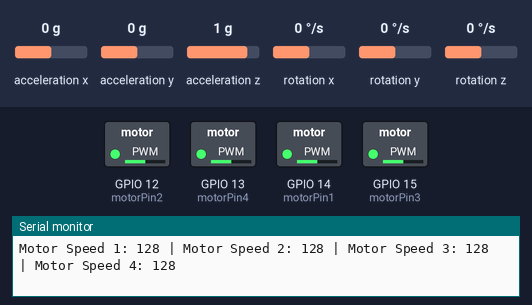
Bench run of a sketch on a simulated ESP32. Shown: switched loads named in the sketch (green lamp = pin HIGH), the last lines printed to the serial monitor. Inputs (shaded band) come from the test bench; at power-on: acceleration x 0 g, acceleration y 0 g, acceleration z 1 g, rotation x 0 °/s, rotation y 0 °/s, rotation z 0 °/s.

Above: at 1.2 s.
1.3 s: acceleration x set to 0.8 g
At 1.8 s:
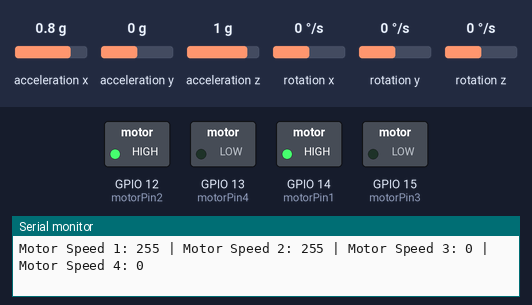
2.8 s: acceleration y set to -1.4 g
At 3.9 s:
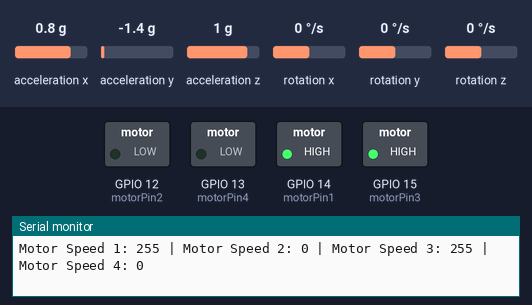
4.3 s: acceleration x set to -1.4 g
At 5.4 s:
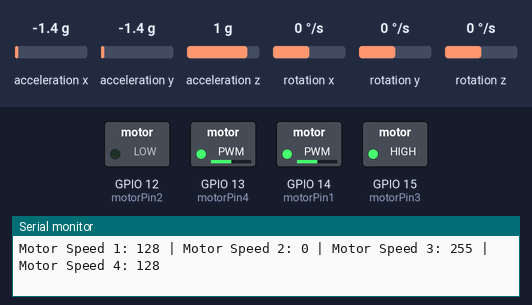
5.8 s: acceleration y set to 0.8 g
At 6.7 s:
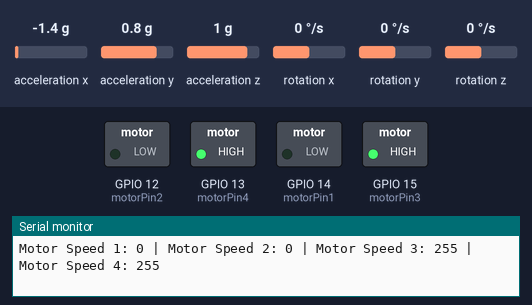
7.3 s: acceleration x set to -0.8 g
At 7.6 s:
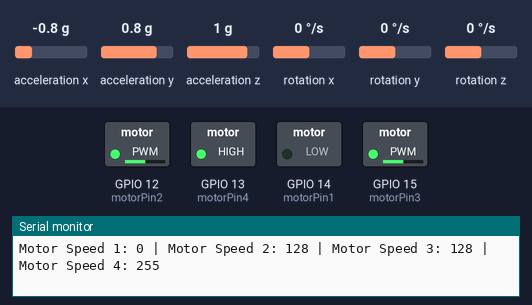
8.8 s: acceleration y set to 1.4 g
At 9.9 s:
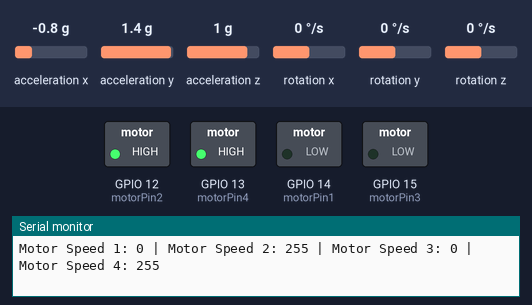
Timing chart, 0 to 11.3 s (numbered marks = the images above; inputs shaded):
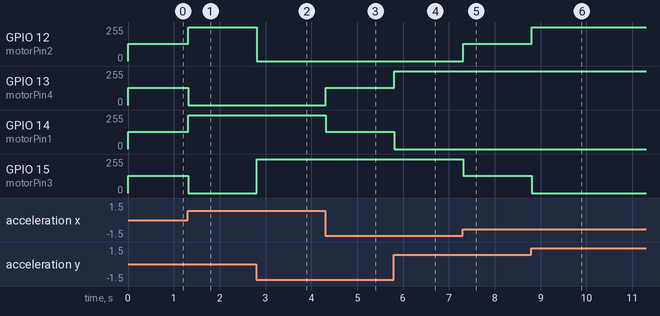

The sketch:

newest.ino
```cpp
#include <Wire.h>
#include <MPU6050.h>

// Định nghĩa chân PWM cho động cơ
int motorPin1 = 14; // Chân PWM cho động cơ 1
int motorPin2 = 12; // Chân PWM cho động cơ 2
int motorPin3 = 15; // Chân PWM cho động cơ 3
int motorPin4 = 13; // Chân PWM cho động cơ 4

// Khởi tạo đối tượng MPU6050
MPU6050 mpu;

// Các tham số PID cho pitch và roll
float Kp_pitch = 15.0;  // Hệ số P cho pitch
float Ki_pitch = 0.0;   // Hệ số I cho pitch
float Kd_pitch = 5.0;   // Hệ số D cho pitch
float Kp_roll = 15.0;   // Hệ số P cho roll
float Ki_roll = 0.0;    // Hệ số I cho roll
float Kd_roll = 5.0;    // Hệ số D cho roll

float previousErrorPitch = 0;
float integralPitch = 0;
float previousErrorRoll = 0;
float integralRoll = 0;

// Các biến cho cảm biến MPU6050
int16_t ax, ay, az;  // Gia tốc (thay kiểu dữ liệu thành int16_t)
int16_t gx, gy, gz;  // Tốc độ quay (thay kiểu dữ liệu thành int16_t)
float pitch, roll;   // Góc nghiêng (vẫn giữ kiểu dữ liệu float)

int motorSpeed1, motorSpeed2, motorSpeed3, motorSpeed4;

void setup() {
  Serial.begin(115200);

  // Khởi tạo I2C và MPU6050
  Wire.begin();
  mpu.initialize();

  // Kiểm tra kết nối MPU6050
  if (!mpu.testConnection()) {
    Serial.println("MPU6050 connection failed");
    while (1);  // Dừng chương trình nếu không kết nối được MPU6050
  }

  // Cấu hình các kênh PWM với tần số 1000Hz và độ phân giải 8 bit
  ledcSetup(0, 1000, 8);  // Kênh 0, tần số 1000Hz, độ phân giải 8 bit
  ledcSetup(1, 1000, 8);  // Kênh 1, tần số 1000Hz, độ phân giải 8 bit
  ledcSetup(2, 1000, 8);  // Kênh 2, tần số 1000Hz, độ phân giải 8 bit
  ledcSetup(3, 1000, 8);  // Kênh 3, tần số 1000Hz, độ phân giải 8 bit

  // Gắn các chân PWM vào các kênh PWM
  ledcAttachPin(motorPin1, 0);
  ledcAttachPin(motorPin2, 1);
  ledcAttachPin(motorPin3, 2);
  ledcAttachPin(motorPin4, 3);
}

void loop() {
  // Đọc dữ liệu từ MPU6050
  mpu.getAcceleration(&ax, &ay, &az);  // Đọc gia tốc
  mpu.getRotation(&gx, &gy, &gz);      // Đọc tốc độ quay

  // Tính toán góc Pitch và Roll từ gia tốc
  pitch = atan2(ay, sqrt(ax * ax + az * az)) * 180.0 / PI;
  roll = atan2(-ax, sqrt(ay * ay + az * az)) * 180.0 / PI;

  // // In giá trị góc để theo dõi
  // Serial.print("Pitch: ");
  // Serial.print(pitch);
  // Serial.print("\tRoll: ");
  // Serial.println(roll);

  // Tính toán lỗi PID cho Pitch
  float errorPitch = 0 - pitch;  // Lỗi giữa góc mục tiêu và góc hiện tại
  integralPitch += errorPitch;
  float derivativePitch = errorPitch - previousErrorPitch;
  float pidOutputPitch = Kp_pitch * errorPitch + Ki_pitch * integralPitch + Kd_pitch * derivativePitch;
  previousErrorPitch = errorPitch;

  // Tính toán lỗi PID cho Roll
  float errorRoll = 0 - roll;  // Lỗi giữa góc mục tiêu và góc hiện tại
  integralRoll += errorRoll;
  float derivativeRoll = errorRoll - previousErrorRoll;
  float pidOutputRoll = Kp_roll * errorRoll + Ki_roll * integralRoll + Kd_roll * derivativeRoll;
  previousErrorRoll = errorRoll;

  // Điều chỉnh tốc độ động cơ dựa trên kết quả PID
   motorSpeed1 = constrain(128 + pidOutputPitch + pidOutputRoll, 0, 255);
  motorSpeed2 = constrain(128 - pidOutputPitch + pidOutputRoll, 0, 255);
   motorSpeed3 = constrain(128 + pidOutputPitch - pidOutputRoll, 0, 255);
  motorSpeed4 = constrain(128 - pidOutputPitch - pidOutputRoll, 0, 255);

  // In giá trị PWM ra Serial Monitor để theo dõi
Serial.print("Motor Speed 1: "); Serial.print(motorSpeed1);
Serial.print(" | Motor Speed 2: "); Serial.print(motorSpeed2);
Serial.print(" | Motor Speed 3: "); Serial.print(motorSpeed3);
Serial.print(" | Motor Speed 4: "); Serial.println(motorSpeed4); // Xuống dòng ở cuối


  // Cập nhật tốc độ động cơ bằng PWM
  ledcWrite(0, motorSpeed1);  // Điều khiển động cơ 1
  ledcWrite(1, motorSpeed2);  // Điều khiển động cơ 2
  ledcWrite(2, motorSpeed3);  // Điều khiển động cơ 3
  ledcWrite(3, motorSpeed4);  // Điều khiển động cơ 4

  // Chờ một chút trước khi tiếp tục vòng lặp
  //delay(50);
}
```

Measured:
- after the input at 1.3 s, GPIO 12 (motorPin2), GPIO 14 (motorPin1): 128/255 → 255/255 at once; GPIO 13 (motorPin4), GPIO 15 (motorPin3): 128/255 → 0/255 at once
- after the input at 2.8 s, GPIO 12 (motorPin2): 255/255 → 0/255 at once; GPIO 15 (motorPin3): 0/255 → 255/255 at once
- after the input at 4.3 s, GPIO 13 (motorPin4): 0/255 → 128/255 at once; GPIO 14 (motorPin1): 255/255 → 128/255 at once
- after the input at 5.8 s, GPIO 13 (motorPin4): 128/255 → 255/255 at once; GPIO 14 (motorPin1): 128/255 → 0/255 at once
- after the input at 7.3 s, GPIO 12 (motorPin2): 0/255 → 128/255 at once; GPIO 15 (motorPin3): 255/255 → 128/255 at once
- after the input at 8.8 s, GPIO 12 (motorPin2): 128/255 → 255/255 at once; GPIO 15 (motorPin3): 128/255 → 0/255 at once
